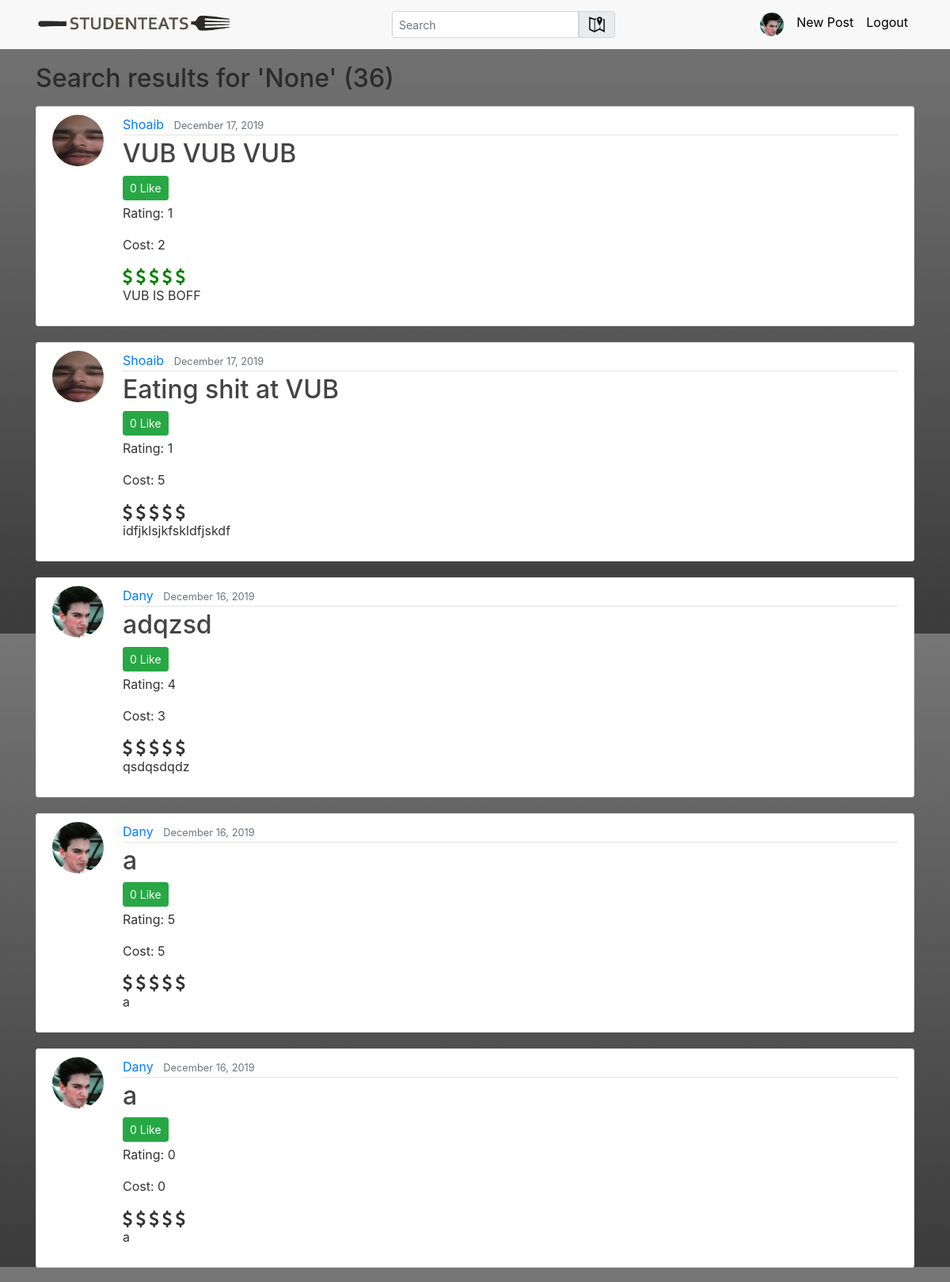
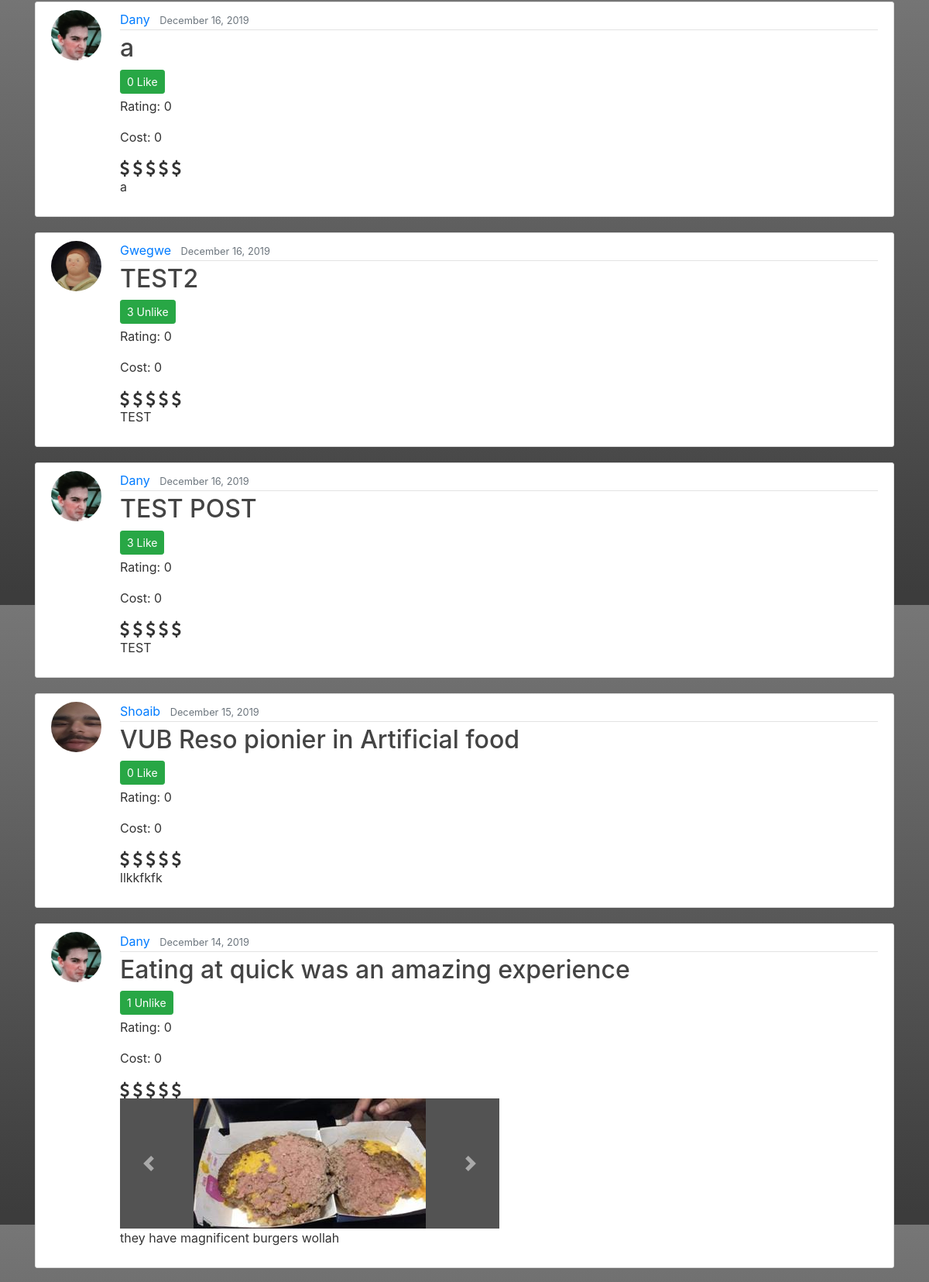
The app's page /search/ (signed in, upper part) with its own data (2 pictures, top to bottom).
### users/models.py (models this page shows, shortened)
class Profile(models.Model):
    user = models.OneToOneField(User, on_delete=models.CASCADE)
    image = models.ImageField(default='default.jpg', upload_to='profile_pics')
    bio = models.TextField(max_length=150, default='')
    following = models.ManyToManyField('self', symmetrical = False, blank=True, related_name='followers') ## symmetrical = False makes it so that the follow relationship is unidirectional

### blog/models.py (models this page shows, shortened)
class Post(models.Model):
    title = models.CharField(max_length=100)
    content = models.TextField()
    date_posted = models.DateTimeField(default = timezone.now)
    author = models.ForeignKey(User, on_delete = models.CASCADE, related_name='posts')
    likes = models.ManyToManyField(User, blank=True, related_name='likers')
    rating = models.IntegerField(null=False, default=0)
    cost = models.IntegerField(null=False, default=0)
    place = models.ForeignKey(EatingPlace, related_name='posts', null = True, blank=True, on_delete=models.CASCADE)

class PostImage(models.Model):
    post = models.ForeignKey(Post, related_name='images', on_delete = models.CASCADE)
    image = models.ImageField(upload_to='post_images')

### blog/views.py (the view)
# urls.py: path('search/', SearchResultListView.as_view(), name='search-result'),
class SearchResultListView(LoginRequiredMixin, ListView):# A class based view
    model = Post
    template_name = 'blog/search_result.html' # <app>/<model>_<viewtype>.html
    context_object_name = 'posts' # This makes it so that the list of objects is called posts.
    def get_context_data(self, **kwargs): ## Adding extra data in the context to pass on the template
        context = super().get_context_data(**kwargs)
        context['query'] = self.request.GET.get('q')
        context['title'] = 'Search results'
        return context
    def get_queryset(self):  ## filters posts list to the ones from user
        query = self.request.GET.get('q')
        if query == None:  ## If the query is empty, return all posts
            return Post.objects.all().order_by('-date_posted')
        else:
            return Post.objects.filter(Q(title__icontains=query)).order_by('-date_posted')

### blog/templates/blog/search_result.html
{% extends "blog/base.html" %}
{% block content %}
    <h2 class="mb-3" >Search results for '{{ query }}' ({{ posts.count }})</h2>
    {% include 'blog/blocks/list-posts.html' %}
{% endblock content %}

### blog/templates/blog/base.html (shortened to what this page needs)
{% load static %}
<!DOCTYPE html>
<html lang="en" dir="ltr">
  <head>
    <link rel="stylesheet" href="https://maxcdn.bootstrapcdn.com/bootstrap/4.0.0/css/bootstrap.min.css">
    <link rel="stylesheet" href="{% static 'blog/main.css' %}">
  </head>
  <body>
    <header class="site-header">
      <nav class="navbar navbar-expand-md navbar-light bg-steel fixed-top">
        <div class="container">
          <a class="navbar-brand mr-4" href="{% url 'blog-home' %}"><img src="{% static 'blog/logo2.png' %}" alt="StudentEats logo" width="250"></a>
          <div class="collapse navbar-collapse" id="navbarToggle">
            <div class="navbar-nav mr-auto">
              <form class="form-inline" action="{% url 'search-result' %}" method="GET">
                  <div class="input-group">
                    <input class="form-control form-control-sm" name="q" type="search" placeholder="Search" >
                    <div class="input-group-prepend">
                      <a class="btn btn-light nav-item input-group-text rounded-right" href="{% url 'blog-map'%}" id="basic-addon1">
                        <img src="{% static 'blog/map_icon.png' %}" alt="Map" height="20">
                      </a>
                    </div>
                  </div>
              </form>
            </div>
            <div class="navbar-nav">
              {% if user.is_authenticated %}
                  <a class="nav-item nav-link" href="{% url 'profile' user.username %}">
                  <img src="{{ user.profile.image.url }}" alt="Profile" height="30" width="30" class="rounded-circle">
                </a>
                <a class="nav-item nav-link" href="{% url 'post-create' %}">New Post</a>
                <a class="nav-item nav-link" href="{% url 'logout' %}">Logout</a>
              {% else %}
                <a class="nav-item nav-link" href="{% url 'login' %}">Login</a>
                <a class="nav-item nav-link" href="{% url 'register' %}">Register</a>
              {% endif %}
            </div>
          </div>
        </div>
      </nav>
    </header>
        <main role="main" class="container">
              <div class="row">
                <div class="col-md-12">
              {% block content %}{% endblock %}
                </div>
              </div>
            </main>
  </body>
</html>

### blog/templates/blog/blocks/list-posts.html (shortened to what this page needs)
{% for post in posts %}
    <article class="media content-section">
        <a class="mr-2" href="{% url 'profile' post.author.username %}">
            <img class="rounded-circle article-img" src="{{ post.author.profile.image.url }}" alt="author's image">
        </a>
        <div class="media-body">
            <div class="article-metadata">
                <a class="mr-2" href="{% url 'profile' post.author.username %}">{{ post.author }}</a>
                <small class="text-muted">{{ post.date_posted |date:"F d, Y"}}</small>
            </div>
            <h2>
                <a class="article-title" href="{% url 'post-detail' post.id %}">{{ post.title }}</a>
            </h2>
            <a class="like-btn btn btn-success btn-sm mb-1" data-href="{% url 'api-post-like' post.id %}" href="{% url 'post-like' post.id %}">
                {% if user in post.likes.all %}
                    {{ post.likes.count }} Unlike
                {% else %}
                    {{ post.likes.count }} Like
                {% endif %}
            </a>
            <link rel="stylesheet" href="https://cdnjs.cloudflare.com/ajax/libs/font-awesome/4.7.0/css/font-awesome.min.css">
            <p>Rating: {{ post.rating }}</p>
            <p>Cost: {{ post.cost }}</p>
            <span class="fa fa-usd fa-lg"></span>
            <span class="fa fa-usd fa-lg"></span>
            <span class="fa fa-usd fa-lg"></span>
            <span class="fa fa-usd fa-lg"></span>
            <span class="fa fa-usd fa-lg"></span>
            {% if post.images.count != 0 %}
                <div id="post-carousel-{{forloop.counter }}" class="carousel slide w-50" data-interval="false" data-ride="carousel">
                    <div class="carousel-inner">
                        {% for image in post.images.all %}
                            {% if forloop.first %}
                            <div class="carousel-item active">
                                <img class="d-block" src="{{ image.image.url }}" alt="First slide">
                            </div>
                            {% else %}
                            <div class="carousel-item">
                                <img class="d-block" src="{{ image.image.url }}" alt="Next slide">
                            </div>
                            {% endif %}
                        {% endfor %}
                    </div>
                    <a class="carousel-control-prev" href="#post-carousel-{{forloop.counter }}" role="button" data-slide="prev">
                        <span class="carousel-control-prev-icon" aria-hidden="true"></span>
                    </a>
                    <a class="carousel-control-next" href="#post-carousel-{{forloop.counter }}" role="button" data-slide="next">
                        <span class="carousel-control-next-icon" aria-hidden="true"></span>
                    </a>
                </div>
            {% endif %}
            <p class="article-content">{{ post.content }}</p>
        </div>
    </article>
{% endfor %}

### blog/static/blog/main.css (style rules this page uses)
body { background: rgb(118,118,118); background: linear-gradient(180deg, rgba(118,118,118,1) 0%, rgba(60,60,60,1) 98%); color: #333333; margin-top: 5rem; }
h1, h2, h3, h4, h5, h6 { color: #2b2b2b; }
.bg-steel { background-color: #f8f8f8; }
.site-header .navbar-nav .nav-link { color: #000000; }
.carousel-item img { margin: auto; }
.carousel { background-color: #535353; }
.content-section { background: #ffffff; padding: 10px 20px; border: 1px solid #dddddd; border-radius: 3px; margin-bottom: 20px; }
.article-title { color: #444444; }
.article-content { white-space: pre-line; }
.article-img { height: 65px; width: 65px; margin-right: 16px; }
.article-metadata { padding-bottom: 1px; margin-bottom: 4px; border-bottom: 1px solid #e3e3e3 }

### blog/templates/blog/blocks/list-posts.html (style rules this page uses)
.checked2, .clicked2 { color: green; }

### records on screen
Post: author.profile.image (picture), author "Shoaib", date_posted "December 17, 2019", title "VUB VUB VUB", likes.count "0", rating "1", cost "2", content "VUB IS BOFF"
Post: author.profile.image (picture), author "Shoaib", date_posted "December 17, 2019", title "Eating shit at VUB", likes.count "0", rating "1", cost "5", content "idfjklsjkfskldfjskdf"
Post: author.profile.image (picture), author "Dany", date_posted "December 16, 2019", title "adqzsd", likes.count "0", rating "4", cost "3", content "qsdqsdqdz"
Post: author.profile.image (picture), author "Dany", date_posted "December 16, 2019", title "a", likes.count "0", rating "5", cost "5", content "a"
Post: author.profile.image (picture), author "Dany", date_posted "December 16, 2019", title "a", likes.count "0", rating "0", cost "0", content "a"
Post: author.profile.image (picture), author "Dany", date_posted "December 16, 2019", title "a", likes.count "0", rating "0", cost "0", content "a"
Post: author.profile.image (picture), author "Gwegwe", date_posted "December 16, 2019", title "TEST2", likes.count "3", rating "0", cost "0", content "TEST"
Post: author.profile.image (picture), author "Dany", date_posted "December 16, 2019", title "TEST POST", likes.count "3", rating "0", cost "0", content "TEST"
Post: author.profile.image (picture), author "Shoaib", date_posted "December 15, 2019", title "VUB Reso pionier in Artificial food", likes.count "0", rating "0", cost "0", content "llkkfkfk"
Post: author.profile.image (picture), author "Dany", date_posted "December 14, 2019", title "Eating at quick was an amazing experience", likes.count "1", rating "0", cost "0", content "they have magnificent burgers wollah"
PostImage: image (picture)

### other values on screen
{{ query }} "None"
{{ posts.count }} "36"
